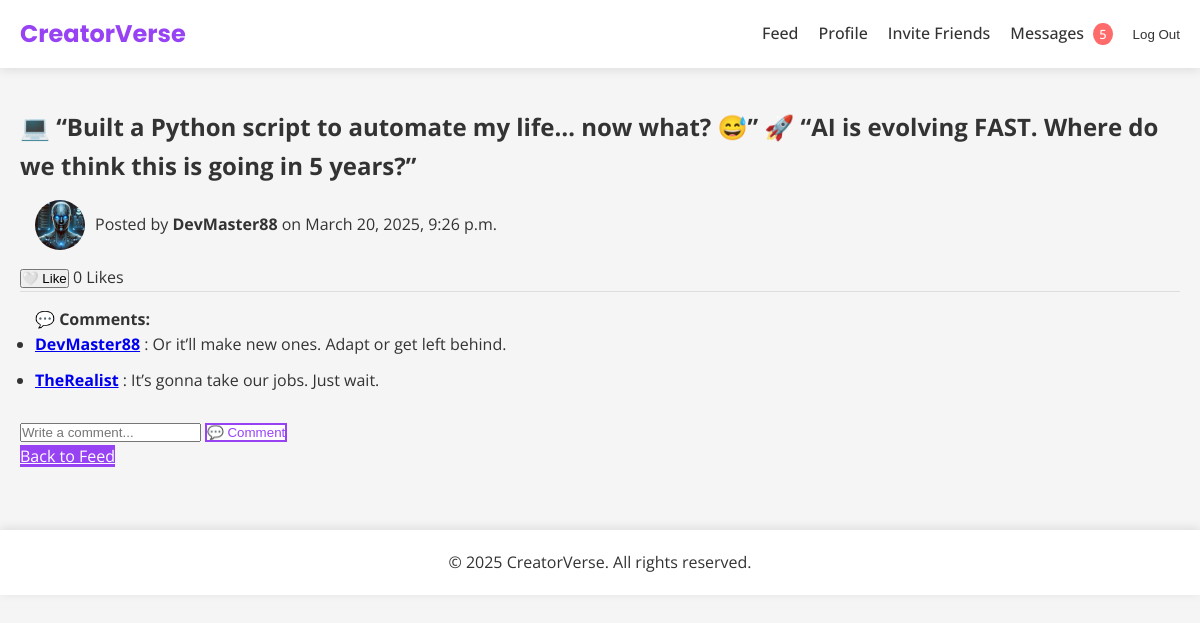
The page /feed/post/3/ (signed in) on the database its author committed.
### feed/models.py (models this page shows, shortened)
class Post(models.Model):
    user = models.ForeignKey(User, on_delete=models.CASCADE, related_name="posts")
    content = models.TextField()
    created_at = models.DateTimeField(auto_now_add=True)
    likes = models.ManyToManyField(User, related_name="liked_posts", blank=True)
    keywords = models.CharField(max_length=255, blank=True, null=True)
    class Meta:
        ordering = ["-created_at"]

### users/models.py (models this page shows, shortened)
class CustomUser(AbstractUser):
    bio = models.TextField(blank=True, null=True, help_text="Tell others about yourself")
    profile_image = models.ImageField(
        upload_to="profile_pics/",
        blank=True,
        null=True,
        help_text="Upload a profile picture"
    )
    used_invite = models.BooleanField(
        default=False,
        help_text="Has this user used an invite code?"
    )
    following = models.ManyToManyField(
        'self',
        symmetrical=False,
        related_name='followers',
        blank=True,
        help_text="Users this user is following"
    )
    class Meta:
        verbose_name = "User"
        verbose_name_plural = "Users"

class Comment(models.Model):
    user = models.ForeignKey(CustomUser, on_delete=models.CASCADE, related_name="comments")
    post = models.ForeignKey("feed.Post", on_delete=models.CASCADE, related_name="comments")
    content = models.TextField()
    created_at = models.DateTimeField(auto_now_add=True)
    class Meta:
        ordering = ["-created_at"]

### feed/views.py (the view)
# urls.py: path('post/<int:post_id>/', post_detail_view, name='post_detail'),
@login_required
def post_detail_view(request, post_id):
    post = get_object_or_404(Post, id=post_id)
    comments = post.comments.all().order_by('created_at')
    return render(request, 'feed/post_detail.html', {'post': post, 'comments': comments})

### users/context_processors.py (called while the page is built)
def site_settings(request):
    from django.conf import settings
    return {
        'SITE_NAME': 'CreatorVerse',
        'SITE_URL': settings.SITE_URL,
    }

def unread_messages(request):
    if request.user.is_authenticated:
        from users.models import Message
        return {
            'unread_count': Message.objects.filter(
                receiver=request.user,
                is_read=False
            ).count()
        }
    return {}

### feed/templates/feed/post_detail.html (shortened to what this page needs)
{% extends 'base.html' %}
{% block content %}
  <div class="post-detail-container">
    <h2 class="post-title">{{ post.content }}</h2>
    <div class="post-header">
      <img src="{{ post.user.profile_image.url }}" alt="{{ post.user.username }}" class="post-avatar">
      <p>Posted by <strong>{{ post.user.username }}</strong> on {{ post.created_at|date:"F j, Y, g:i a" }}</p>
    </div>
    <button class="like-btn" data-post-id="{{ post.id }}">
        {% if user in post.likes.all %}
            ❤️ Unlike
        {% else %}
            🤍 Like
        {% endif %}
    </button>
    <span id="like-count-{{ post.id }}">{{ post.likes.count }}</span> Likes
    <div class="comments-section">
      <h4>💬 Comments:</h4>
      <ul id="comment-list-{{ post.id }}">
        {% for comment in post.comments.all %}
          <li class="comment-item">
            <strong>
              <a href="{% url 'user_profile' comment.user.username %}">{{ comment.user.username }}</a>
            </strong>: {{ comment.content }}
          </li>
        {% empty %}
          <li>No comments yet. Be the first to comment!</li>
        {% endfor %}
      </ul>
    </div>
    {% if user.is_authenticated %}
      <form class="comment-form" data-post-id="{{ post.id }}">
        <input type="text" name="content" placeholder="Write a comment..." required>
        <button type="submit" class="btn-secondary">💬 Comment</button>
      </form>
    {% endif %}
    <a href="{% url 'feed' %}" class="btn-primary">Back to Feed</a>
  </div>
{% endblock %}

### static/css/styles.css (style rules this page uses)
* { margin: 0; padding: 0; box-sizing: border-box; }
body { font-family: "Open Sans", sans-serif; color: #333333; line-height: 1.6; background: #F5F5F5; }
.btn-primary { background: #9743F4; color: #FFFFFF; }
.btn-secondary { background: #FFFFFF; color: #9743F4; border: 2px solid #9743F4; }
.post-header { display: flex; align-items: center; padding: 15px; }
.post-avatar { width: 50px; height: 50px; border-radius: 50%; object-fit: cover; margin-right: 10px; }
.comments-section { padding: 15px; background: #F5F5F5; border-top: 1px solid #DDD; }
.comment-item { margin-bottom: 10px; }

### rows shown on the page
Post: content "💻 “Built a Python script to automate my life… now what? 😅” 🚀 “AI is evolving FAST. Where do we think this is going in 5 years?”", user.profile_image (picture), user.username "DevMaster88", created_at "March 20, 2025, 9:26 p.m.", likes.count "0"
Comment: user.username "DevMaster88", content "Or it’ll make new ones. Adapt or get left behind."
Comment: user.username "TheRealist", content "It’s gonna take our jobs. Just wait."

### other values the page prints
{{ unread_count }} "5"
